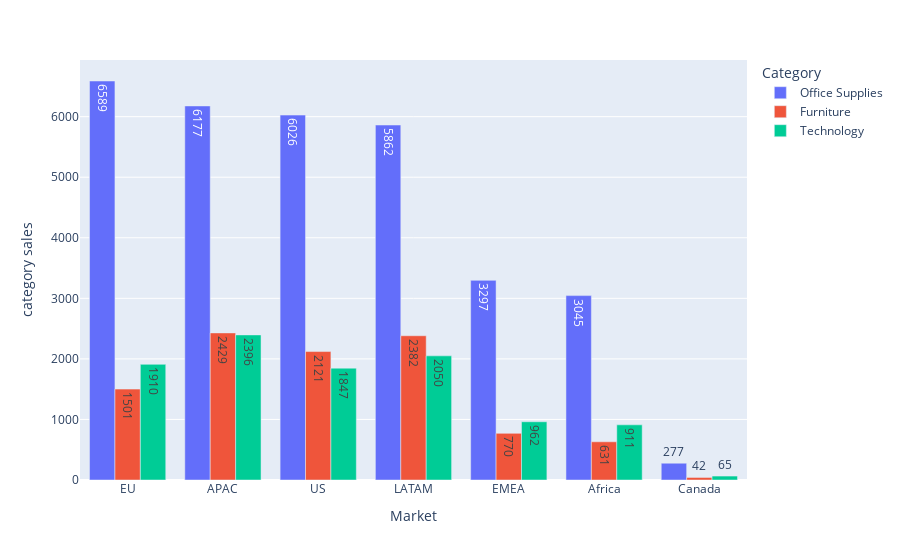

The cell this chart's notebook holds for it:
### Markdown cell above
### 대륙별 카테고리 판매량

### Code cell
df['Order.Date'] = pd.to_datetime(df['Order.Date'])
category_sales = df.groupby(['Market', 'Category']).size().sort_values(ascending=False).to_frame('category sales').reset_index()
fig = px.bar(category_sales, x='Market', y='category sales', color='Category', barmode='group', text_auto=True)
fig.show()

### Figure 1 — Plotly figure (JSON) as saved in the notebook; plotly's stock layout.template omitted (floating-point values rounded to 4 significant figures)
{"data": [{"alignmentgroup": "True", "hovertemplate": "Category=Office Supplies<br>Market=%{x}<br>category sales=%{y}<extra></extra>", "legendgroup": "Office Supplies", "marker": {"color": "#636efa", "pattern": {"shape": ""}}, "name": "Office Supplies", "offsetgroup": "Office Supplies", "orientation": "v", "showlegend": true, "textposition": "auto", "texttemplate": "%{y}", "type": "bar", "x": ["EU", "APAC", "US", "LATAM", "EMEA", "Africa", "Canada"], "xaxis": "x", "y": [6589, 6177, 6026, 5862, 3297, 3045, 277], "yaxis": "y"}, {"alignmentgroup": "True", "hovertemplate": "Category=Furniture<br>Market=%{x}<br>category sales=%{y}<extra></extra>", "legendgroup": "Furniture", "marker": {"color": "#EF553B", "pattern": {"shape": ""}}, "name": "Furniture", "offsetgroup": "Furniture", "orientation": "v", "showlegend": true, "textposition": "auto", "texttemplate": "%{y}", "type": "bar", "x": ["APAC", "LATAM", "US", "EU", "EMEA", "Africa", "Canada"], "xaxis": "x", "y": [2429, 2382, 2121, 1501, 770, 631, 42], "yaxis": "y"}, {"alignmentgroup": "True", "hovertemplate": "Category=Technology<br>Market=%{x}<br>category sales=%{y}<extra></extra>", "legendgroup": "Technology", "marker": {"color": "#00cc96", "pattern": {"shape": ""}}, "name": "Technology", "offsetgroup": "Technology", "orientation": "v", "showlegend": true, "textposition": "auto", "texttemplate": "%{y}", "type": "bar", "x": ["APAC", "LATAM", "EU", "US", "EMEA", "Africa", "Canada"], "xaxis": "x", "y": [2396, 2050, 1910, 1847, 962, 911, 65], "yaxis": "y"}], "layout": {"barmode": "group", "legend": {"title": {"text": "Category"}, "tracegroupgap": 0}, "margin": {"t": 60}, "xaxis": {"anchor": "y", "domain": [0, 1], "title": {"text": "Market"}}, "yaxis": {"anchor": "x", "domain": [0, 1], "title": {"text": "category sales"}}}}
